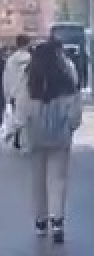
#> input picture Siltest/6ORG.jpg, 47 x 128 px (shown 2 times larger)
$ python imfillCanny.py
#> lines starting #> are read from the running program, lines starting #| are printed output that depends on the picture; after the words box and inside, x2 and y2 are one past the last pixel; in counts of white or black regions, pixels touching at a corner belong together
import cv2
import os
import numpy as np
import time

class IMFILL(object):
    def __init__(self):
        self.ratio = 0.02

    def EDGE_DETECTION_Canny(self, grayImage):
        Canny=cv2.Canny(grayImage,64,128)
        return Canny

    # [72 lines left out: functions ContourKNNFG, ContourGRAYFG, BGjoin, not called in this run]


if __name__ == "__main__":

    img_gray = cv2.imread(r'Siltest/6ORG.jpg', 0)
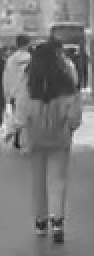
#> img_gray: shape (128, 47) (shown 2 times larger); min 21, max 234, mean 122.7
    img_knn = cv2.imread(r'Siltest/6KNN.jpg', 0)
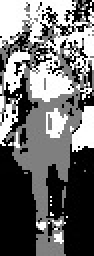
#> input picture Siltest/6KNN.jpg, 47 x 128 px (shown 2 times larger)
#> img_knn is the input picture: shape (128, 47); min 0, max 255, mean 109.7
    img_seg = cv2.imread(r'Siltest/6SEG.jpg', 0)
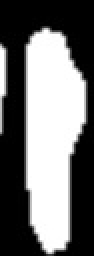
#> input picture Siltest/6SEG.jpg, 47 x 128 px (shown 2 times larger)
#> img_seg is the input picture: shape (128, 47); min 0, max 255, mean 111.4
    # _, img_knn = cv2.threshold(img_knn, 127, 255, cv2.THRESH_BINARY)
    BGin = cv2.imread(r"Siltest/BGin.jpg", 0)  # 绝对人体区域分割
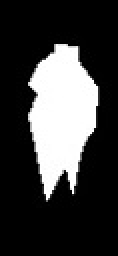
#> input picture Siltest/BGin.jpg, 59 x 128 px (shown 2 times larger)
#> BGin is the input picture: shape (128, 59); min 0, max 255, mean 60.5
    BGin = cv2.resize(BGin, [img_knn.shape[1],img_knn.shape[0]], interpolation=cv2.INTER_CUBIC)
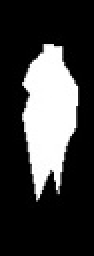
#> BGin: shape (128, 47) (shown 2 times larger); min 0, max 255, mean 60.4
    _, BGin = cv2.threshold(BGin, 127, 1, cv2.THRESH_BINARY)
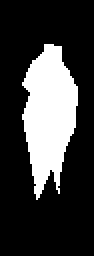
#> BGin: shape (128, 47) (shown 2 times larger); values 0 (black) and 1 (white), 23.5% white; 1 white region, box (x1, y1, x2, y2) and area: (11, 22, 39, 100) 1411
    t1 = time.time()
#> (the run stopped early here; a loop or call above may not have finished)
